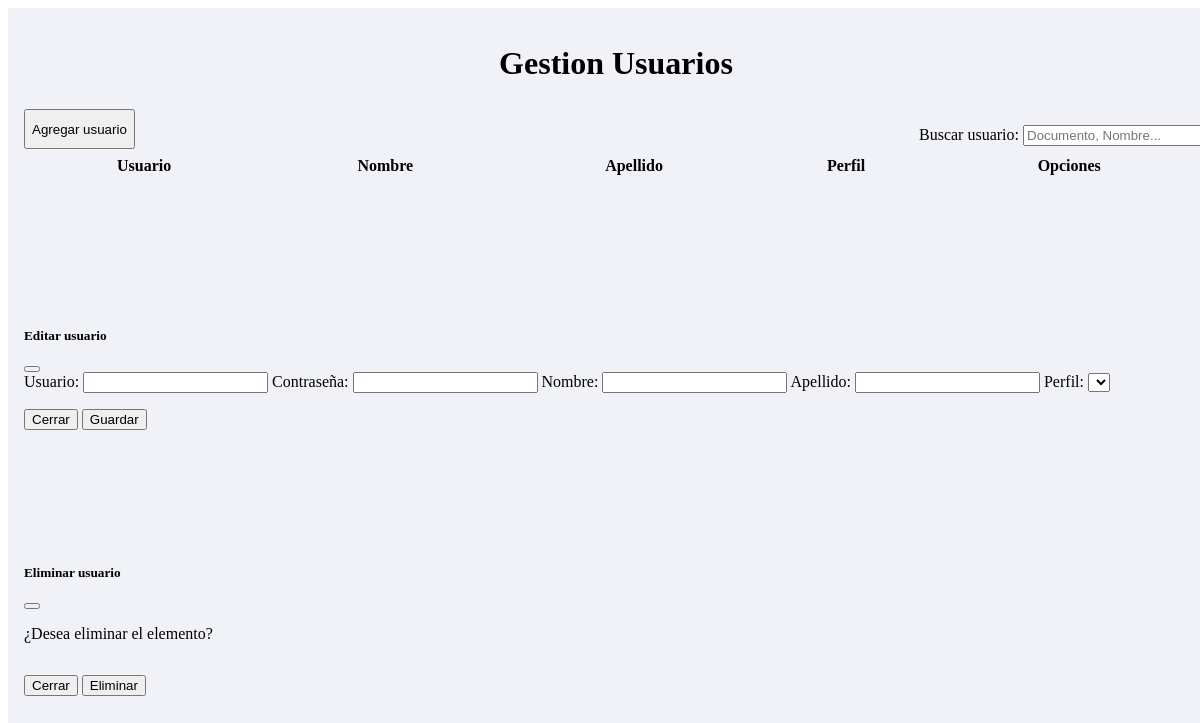
Page /vista/html/usuario/usuarios.php on the earlier database version.
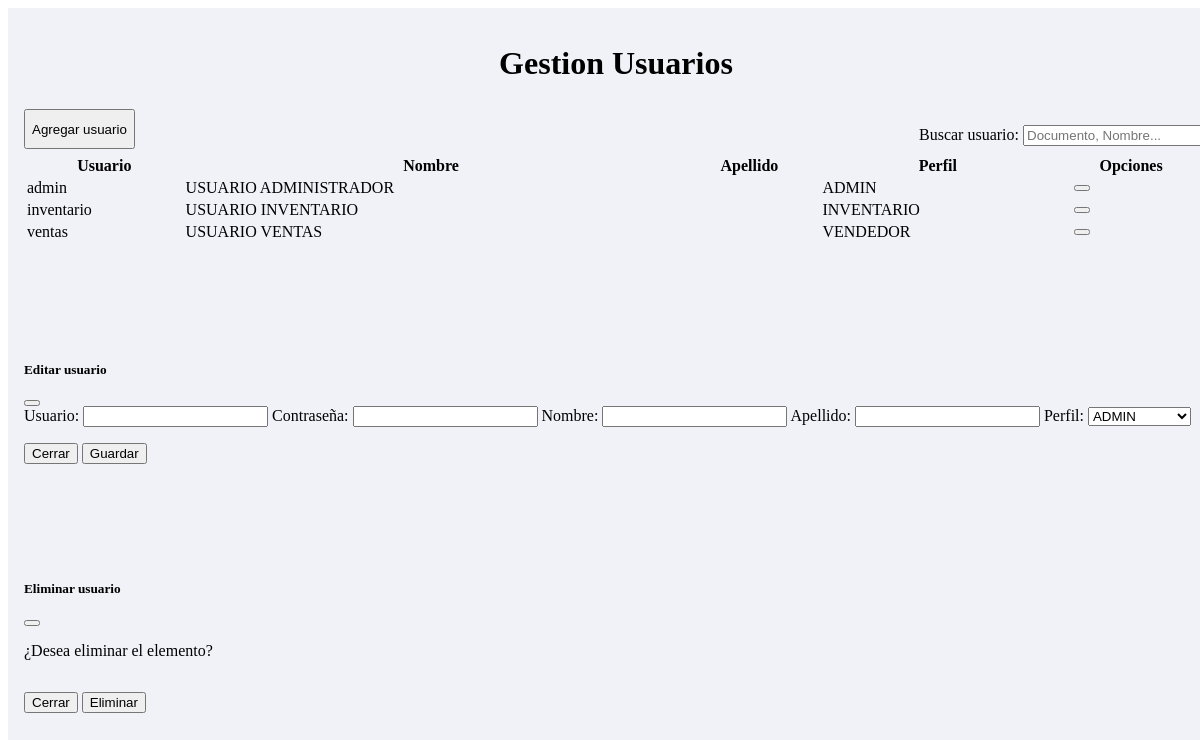
Same page on the later database version.
### tables this page shows
CREATE TABLE `usuarios` (
  `usuario` varchar(16) NOT NULL,
  `contrasena` varchar(256) NOT NULL,
  `nombre` varchar(45) NOT NULL,
  `apellido` varchar(45) DEFAULT NULL,
  `perfil_id` int NOT NULL,
  PRIMARY KEY (`usuario`),
  UNIQUE KEY `usuario_UNIQUE` (`usuario`),
  KEY `fk_usuario_perfil_idx` (`perfil_id`),
  CONSTRAINT `fk_usuario_perfil` FOREIGN KEY (`perfil_id`) REFERENCES `perfiles` (`perfil_id`) ON DELETE RESTRICT ON UPDATE RESTRICT
);

CREATE TABLE `perfiles` (
  `perfil_id` int NOT NULL AUTO_INCREMENT,
  `nombre` enum('ADMIN','VENDEDOR','GERENTE','INVENTARIO') NOT NULL,
  PRIMARY KEY (`perfil_id`)
);

### vista/html/usuario/usuarios.php (the view, shortened to what the changed rows need)
<head>
    <link rel="stylesheet" href="vista/css/usuario/usuario.css" />
    <link rel="stylesheet" href="vista/css/usuario/modalUsuario.css" />
</head>
<?php
$mysqli = include(ROOT_PATH . "db.php");
$resultado = $mysqli->query("SELECT usuarios.usuario, usuarios.contrasena, usuarios.nombre, usuarios.apellido, perfiles.perfil_id ,perfiles.nombre as perfil
                            FROM usuarios
                            INNER JOIN perfiles
                            ON usuarios.perfil_id = perfiles.perfil_id");
$rows = $resultado->fetch_all(MYSQLI_ASSOC);
$perfiles = $mysqli->query("SELECT * FROM perfiles");
$rowsPerfiles = $perfiles->fetch_all(MYSQLI_ASSOC);
?>
<div class="contenido-usuarios">
    <div class="titulo">
        <h1>Gestion Usuarios</h1>
    </div>
    <table class="table table-sm table-bordered grid-table">
        <thead>
            <tr>
                <th scope="col">Usuario</th>
                <th scope="col">Nombre</th>
                <th scope="col">Apellido</th>
                <th scope="col">Perfil</th>
                <th scope="col" colspan="2">Opciones</th>
            </tr>
        </thead>
        <tbody class="table-group-divider">
            <?php
            foreach ($rows as $row) {
            ?>
                <tr>
                    <td scope="row"> <?php echo $row['usuario']; ?></td>
                    <td> <?php echo $row['nombre']; ?></td>
                    <td> <?php echo $row['apellido']; ?></td>
                    <td> <?php echo $row['perfil']; ?></td>
                    <td><a class="btn btn-primary editbtn" onclick="selectUsuario('<?php echo $row['usuario']; ?>')" data-bs-toggle="modal" data-bs-target="#editarModal"><i class="bi bi-pencil"></i></a></td>
                    <td><button class="btn btn-danger" onclick="delUsuario('<?php echo $row['usuario']; ?>')" data-bs-toggle="modal" data-bs-target="#borrarModal"><i class="bi bi-trash"></i></button></td>
                </tr>
            <?php } ?>
        </tbody>
    </table>
    <div class="modal fade" id="editarModal" tabindex="-1" aria-labelledby="editModalLabel" aria-hidden="true">
        <div class="modal-dialog">
            <div class="modal-content">
                <div class="modal-body">
                    <form action="vista/html/usuario/editarUsuario.php" method="POST" class="grid-form" id="edit-form">
                        <label for="usuario" class="form-label">Usuario: </label>
                        <input type="text" name="usuario" id="usuario" class="form-control" readonly>
                        <label for="contrasena" class="form-label">Contraseña: </label>
                        <input type="password" name="contrasena" id="contrasena" class="form-control" autocomplete="off">
                        <label for="nombre" class="form-label">Nombre: </label>
                        <input type="text" name="nombre" id="nombre" class="form-control">
                        <label for="apellido" class="form-label">Apellido: </label>
                        <input type="text" name="apellido" id="apellido" class="form-control">
                        <label for="perfil" class="form-label">Perfil: </label>
                        <select name="perfil" id="perfil" class="form-control">
                            <?php
                            foreach ($rowsPerfiles as $perfil) {
                                echo '<option value="' . $perfil['perfil_id'] . '">' . $perfil['nombre'] . '</option>';
                            }
                            ?>
                        </select>
                </div>
            </div>
        </div>
    </div>
</div>

Differences in the rows shown:
added usuarios: usuario "admin", nombre "USUARIO ADMINISTRADOR", perfil.nombre "ADMIN"
added usuarios: usuario "inventario", nombre "USUARIO INVENTARIO", perfil.nombre "INVENTARIO"
added usuarios: usuario "ventas", nombre "USUARIO VENTAS", perfil.nombre "VENDEDOR"
Other differences:
form field perfil: (not shown) → "ADMIN"
